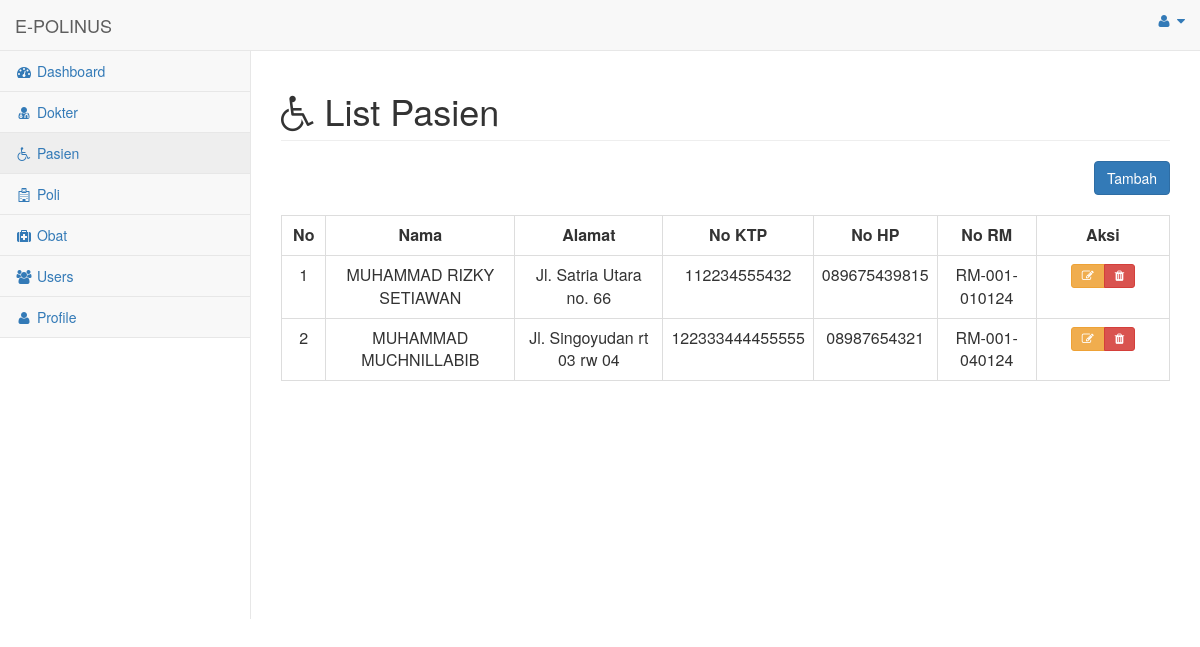
The app's page /menu/menu_pasien.php (signed in), older data.
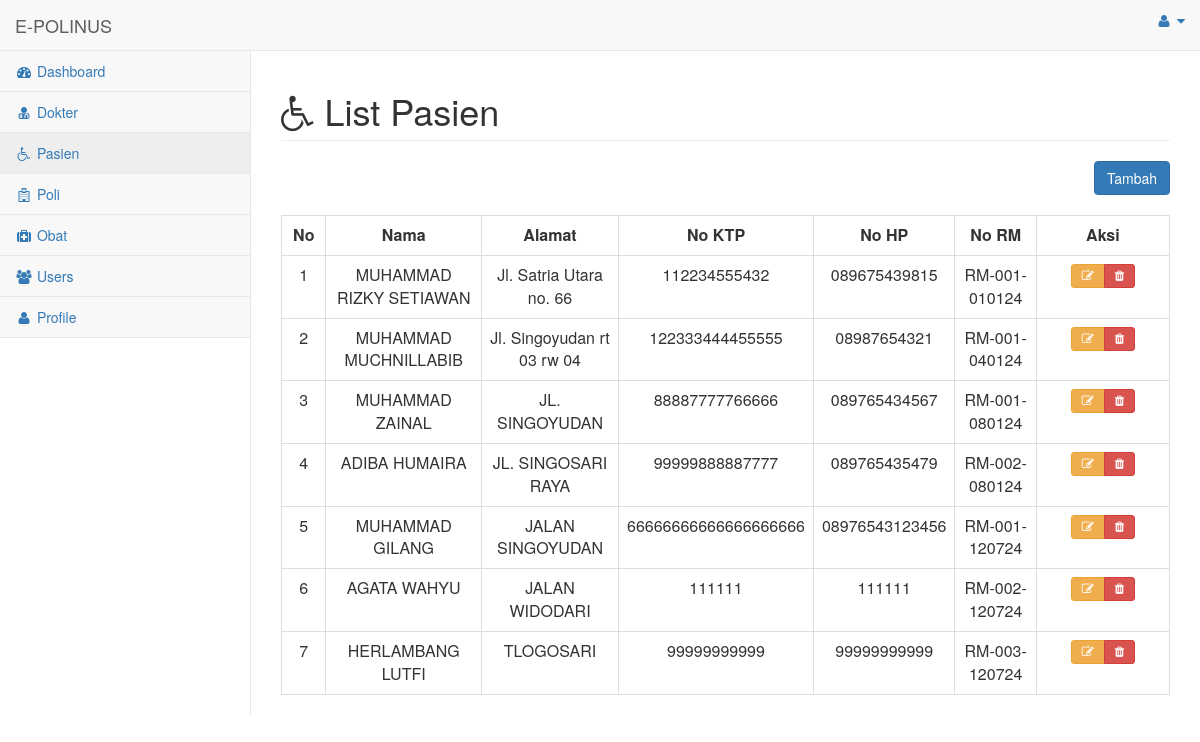
The same page, newer data.
### tables this page shows
CREATE TABLE `pasien` (
  `id` int(11) UNSIGNED NOT NULL,
  `nama` varchar(255) NOT NULL,
  `alamat` varchar(255) NOT NULL,
  `no_ktp` varchar(255) NOT NULL,
  `no_hp` varchar(255) NOT NULL,
  `no_rm` varchar(255) NOT NULL
);

### menu/menu_pasien.php (the view, shortened to what this page needs)
<html>
<head>
    <link href="../vendor/bootstrap/css/bootstrap.min.css" rel="stylesheet">
    <link href="../vendor/metisMenu/metisMenu.min.css" rel="stylesheet">
    <link href="../dist/css/sb-admin-2.css" rel="stylesheet">
    <link href="../vendor/morrisjs/morris.css" rel="stylesheet">
    <link href="../vendor/font-awesome/css/font-awesome.min.css" rel="stylesheet" type="text/css">
    <link href="../vendor/datatables-plugins/dataTables.bootstrap.css" rel="stylesheet">
    <link href="../vendor/datatables-responsive/dataTables.responsive.css" rel="stylesheet">
    <link rel="stylesheet" href="https://maxcdn.bootstrapcdn.com/bootstrap/3.4.1/css/bootstrap.min.css">
</head>
<body>
<div id="wrapper">
        <nav class="navbar navbar-default navbar-static-top" role="navigation" style="margin-bottom: 0">
            <div class="navbar-header">
                <a class="navbar-brand" >E-POLINUS</a>
            </div>
            <ul class="nav navbar-top-links navbar-right">
                <li class="dropdown">
                    <a class="dropdown-toggle" data-toggle="dropdown" href="#">
                        <i class="fa fa-user fa-fw"></i> <i class="fa fa-caret-down"></i>
                    </a>
                </li>
            </ul>
            <div class="navbar-default sidebar" role="navigation">
                <div class="sidebar-nav navbar-collapse">
                    <ul class="nav" id="side-menu">
                    <li>
                            <a href="../halaman_admin.php"><i class="fa fa-dashboard fa-fw"></i> Dashboard</a>
                        </li>
                        <li>
                            <a href="menu_dokter.php"><i class="fa fa-user-md fa-fw"></i> Dokter</a>
                        </li>
                        <li>
                            <a href="menu_pasien.php"><i class="fa fa fa-wheelchair fa-fw"></i> Pasien</a>
                        </li>
                        <li>
                            <a href="menu_poli.php"><i class="fa fa fa-hospital-o fa-fw"></i> Poli</a>
                        </li>
                        <li>
                            <a href="menu_obat.php"><i class="fa fa fa-medkit fa-fw"></i> Obat</a>
                        </li>
                        <li>
                            <a href="menu_users.php"><i class="fa fa-users fa-fw"></i> Users</a>
                        </li>
                        <li>
                            <a href="menu_profile.php"><i class="fa fa-user fa-fw"></i> Profile</a>
                        </li>
                    </ul>
                </div>
            </div>
        </nav>
<div id="page-wrapper">
            <div class="row">
                <div class="col-lg-12">
                    <h1 class="page-header"><i class="fa fa-wheelchair"></i> List Pasien</h1>
                </div>
                <div class="col-lg-12">
                <div style='float: right;' >
                          <button type="button" class="btn btn-primary btn-icon-split" data-toggle="modal" data-target="#myModal">Tambah</button>
	            </div>
	            </div>
            </div>
            <br>
            <div class="card-body">
                <div class="table-responsive">
                    <table class="table table-bordered" id="dataTable" width="100%" cellspacing="0">
                    <tr align="center" style="font-weight:bold">
                    <td width="5%">No</td>
                    <td>Nama</td>
                    <td>Alamat</td>
                    <td>No KTP</td>
                    <td>No HP</td>
                    <td>No RM</td>
                    <td width="15%">Aksi</td>
                    </tr>
                    <?php
                        include '../koneksi.php';
                        $no = 1;
                        $query = "SELECT * FROM pasien";
                        $result = mysqli_query($koneksi, $query);
                        while ($row = mysqli_fetch_array($result)) :
                            ?>
                                    <tr align="center">
                                    <td><?= $no++ ?></td>
                                    <td><?= $row['nama'] ?></td>
                                    <td><?= $row['alamat'] ?></td>
                                    <td><?= $row['no_ktp'] ?></td>
                                    <td><?= $row['no_hp'] ?></td>
                                    <td><?= $row['no_rm'] ?></td>
                                    <td>
                                        <div class="btn-group" role="group">
                                        <a title="Edit Data" type="button" class="btn btn-sm btn-warning" data-toggle="modal" data-target="#modalEdit<?=$no?>"><i class="fa fa-edit"></i></a>
                                        <a title="Hapus Data" type="button" class="btn btn-sm btn-danger" data-toggle="modal" data-target="#modalHapus<?=$no?>" ><i class="fa fa-trash"></i></a>
                                        </div>
                                    </td>
                                    </tr>
                                    <?php endwhile; ?>
                    </table>
                </div>
            </div>
</div>
</div>
</body>
</html>

Row changes from the older to the newer data that the page shows:
added pasien: nama "MUHAMMAD ZAINAL", alamat "JL. SINGOYUDAN", no_ktp "88887777766666", no_hp "089765434567", no_rm "RM-001-080124"
added pasien: nama "ADIBA HUMAIRA", alamat "JL. SINGOSARI RAYA", no_ktp "99999888887777", no_hp "089765435479", no_rm "RM-002-080124"
added pasien: nama "MUHAMMAD GILANG", alamat "JALAN SINGOYUDAN", no_ktp "66666666666666666666", no_hp "08976543123456", no_rm "RM-001-120724"
added pasien: nama "AGATA WAHYU", alamat "JALAN WIDODARI", no_ktp "111111", no_hp "111111", no_rm "RM-002-120724"
added pasien: nama "HERLAMBANG LUTFI", alamat "TLOGOSARI", no_ktp "99999999999", no_hp "99999999999", no_rm "RM-003-120724"
